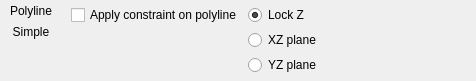
<?xml version="1.0" encoding="UTF-8"?>
<ui version="4.0">
 <class>toolbar_measuresimple</class>
 <widget class="QWidget" name="toolbar_measuresimple">
  <property name="geometry">
   <rect>
    <x>0</x>
    <y>0</y>
    <width>476</width>
    <height>81</height>
   </rect>
  </property>
  <property name="sizePolicy">
   <sizepolicy hsizetype="Preferred" vsizetype="Preferred">
    <horstretch>0</horstretch>
    <verstretch>0</verstretch>
   </sizepolicy>
  </property>
  <property name="windowTitle">
   <string>Form</string>
  </property>
  <layout class="QGridLayout" name="gridLayout">
   <property name="leftMargin">
    <number>3</number>
   </property>
   <property name="topMargin">
    <number>0</number>
   </property>
   <property name="rightMargin">
    <number>3</number>
   </property>
   <property name="bottomMargin">
    <number>0</number>
   </property>
   <property name="horizontalSpacing">
    <number>6</number>
   </property>
   <property name="verticalSpacing">
    <number>0</number>
   </property>
   <item row="0" column="1">
    <widget class="QToolButton" name="polylineButton">
     <property name="enabled">
      <bool>true</bool>
     </property>
     <property name="sizePolicy">
      <sizepolicy hsizetype="Minimum" vsizetype="Fixed">
       <horstretch>0</horstretch>
       <verstretch>0</verstretch>
      </sizepolicy>
     </property>
     <property name="toolTip">
      <string>Polyline measurement. ESC to finish</string>
     </property>
     <property name="text">
      <string>Polyline</string>
     </property>
     <property name="icon">
      <iconset resource="../../../openscantools.qrc">
       <normaloff>:/icons/100x100/polyline.png</normaloff>:/icons/100x100/polyline.png</iconset>
     </property>
     <property name="checkable">
      <bool>true</bool>
     </property>
     <property name="autoExclusive">
      <bool>false</bool>
     </property>
     <property name="toolButtonStyle">
      <enum>Qt::ToolButtonTextBesideIcon</enum>
     </property>
     <property name="autoRaise">
      <bool>true</bool>
     </property>
    </widget>
   </item>
   <item row="1" column="1">
    <widget class="QToolButton" name="simpleButton">
     <property name="sizePolicy">
      <sizepolicy hsizetype="Minimum" vsizetype="Fixed">
       <horstretch>0</horstretch>
       <verstretch>0</verstretch>
      </sizepolicy>
     </property>
     <property name="toolTip">
      <string>Simple measure between 2 points . Key D</string>
     </property>
     <property name="text">
      <string>Simple</string>
     </property>
     <property name="icon">
      <iconset resource="../../../openscantools.qrc">
       <normaloff>:/icons/100x100/measure_points.png</normaloff>:/icons/100x100/measure_points.png</iconset>
     </property>
     <property name="checkable">
      <bool>true</bool>
     </property>
     <property name="autoRepeat">
      <bool>false</bool>
     </property>
     <property name="autoExclusive">
      <bool>false</bool>
     </property>
     <property name="toolButtonStyle">
      <enum>Qt::ToolButtonTextBesideIcon</enum>
     </property>
     <property name="autoRaise">
      <bool>true</bool>
     </property>
    </widget>
   </item>
   <item row="0" column="2" rowspan="3">
    <widget class="QFrame" name="polyOptionsFrame">
     <property name="sizePolicy">
      <sizepolicy hsizetype="Preferred" vsizetype="Preferred">
       <horstretch>0</horstretch>
       <verstretch>0</verstretch>
      </sizepolicy>
     </property>
     <layout class="QGridLayout" name="gridLayout_3">
      <property name="leftMargin">
       <number>6</number>
      </property>
      <property name="topMargin">
       <number>3</number>
      </property>
      <property name="rightMargin">
       <number>6</number>
      </property>
      <property name="bottomMargin">
       <number>3</number>
      </property>
      <property name="verticalSpacing">
       <number>3</number>
      </property>
      <item row="0" column="0">
       <widget class="QCheckBox" name="applyPolylineConstraintCheckBox">
        <property name="text">
         <string>Apply constraint on polyline</string>
        </property>
       </widget>
      </item>
      <item row="0" column="1">
       <widget class="QRadioButton" name="lockZRadioButton">
        <property name="text">
         <string>Lock Z</string>
        </property>
        <property name="checked">
         <bool>true</bool>
        </property>
       </widget>
      </item>
      <item row="1" column="1">
       <widget class="QRadioButton" name="XZplaneRadioButton">
        <property name="text">
         <string>XZ plane</string>
        </property>
       </widget>
      </item>
      <item row="2" column="1">
       <widget class="QRadioButton" name="YZplaneRadioButton">
        <property name="text">
         <string>YZ plane</string>
        </property>
       </widget>
      </item>
     </layout>
    </widget>
   </item>
   <item row="0" column="3">
    <spacer name="horizontalSpacer">
     <property name="orientation">
      <enum>Qt::Horizontal</enum>
     </property>
     <property name="sizeHint" stdset="0">
      <size>
       <width>40</width>
       <height>20</height>
      </size>
     </property>
    </spacer>
   </item>
  </layout>
 </widget>
 <resources>
  <include location="../../../openscantools.qrc"/>
 </resources>
 <connections/>
</ui>
